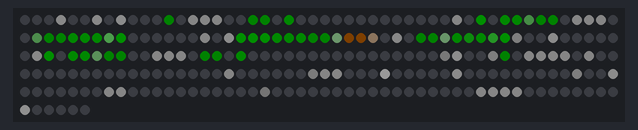
The program below on a simulated ESP8266 board running MicroPython. On the bench: 256 RGB LEDs in strip order, left to right, continuing on the next row. Dim RGB values are drawn brighter than linear; random numbers come from a fixed seed.

Above: at 10.53 s.
At 11.4 s:
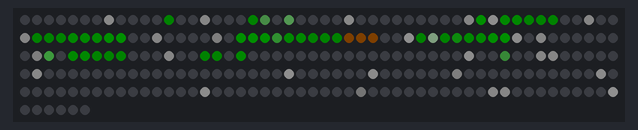
At 29.19 s:
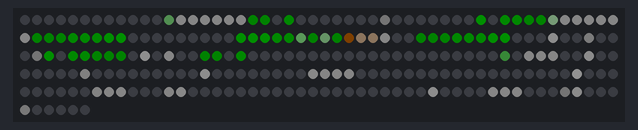
At 29.8 s:
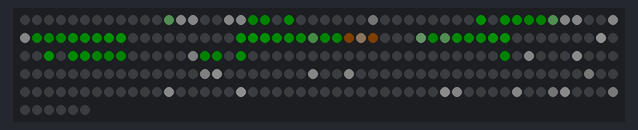
At 38.89 s:
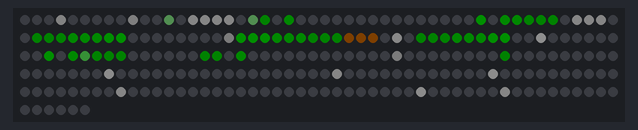

The program:

snowflake.py
```python
from machine import Pin
import neopixel
import random
from time import sleep_ms

npd=[
0x000000, 0x060000, 0x000000, 0x000000,
0x000000, 0x000000, 0x000000, 0x000000,
0x000000, 0x000000, 0x000000, 0x000000,
0x0A0000, 0x060000, 0x000060, 0x000000,
0x000000, 0x060000, 0x060060, 0x0A00A0,
0x0F0000, 0x000000, 0x000000, 0x000000,
0x000000, 0x000000, 0x0F0000, 0x0A00F0,
0x0A00A0, 0x060060, 0x000060, 0x000000,
0x024024, 0x060024, 0x060060, 0x0A00A0,
0x0F00A0, 0x0F00F0, 0x000000, 0x000000,
0x000000, 0x000000, 0x0F0000, 0x0A00F0,
0x0A00A0, 0x060060, 0x000060, 0x000000,
0x000000, 0x060000, 0x060060, 0x0A00A0,
0x0F0000, 0x000000, 0x000000, 0x000000,
0x000000, 0x000000, 0x000000, 0x000000,
0x0A0000, 0x060000, 0x000060, 0x000000,
0x000000, 0x060000, 0x000000, 0x000000,
0x000000, 0x000000, 0x000000, 0x000000,
0x000000, 0x000000, 0x000000, 0x000000,
0x000000, 0x000000, 0x000000, 0x000000,
0x000000, 0x000000, 0x000000, 0x000000,
0x000000, 0x000000, 0x000000, 0x000000,
0x000000, 0x000000, 0x000000, 0x000000,
0x000000, 0x000000, 0x000000, 0x000000,
0x000000, 0x000000, 0x000000, 0x000000,
0x000000, 0x000000, 0x000000, 0x000000,
0x000000, 0x000000, 0x000000, 0x000000,
0x000000, 0x000000, 0x000000, 0x000000,
0x000000, 0x000000, 0x000000, 0x000000,
0x000000, 0x000000, 0x000000, 0x000000,
0x000000, 0x000000, 0x000000, 0x000000,
0x000000, 0x000000, 0x000000, 0x000000,
]

class snowflake:
    def __init__(self, pin, npd, pileup=0, TH=32, perc=50, mpt=3, delay=50):
        self.np = neopixel.NeoPixel(pin, 256)
        self.img(npd)
        self.pileup = pileup
        self.TH = TH
        self.perc = perc
        self.mpt = mpt
        self.delay = delay
        self.snow = [] # 0: row, 1: col, 2:bright
        self.pile = [[0]*16,[0]*16,[0]*16,[0]*16,[TH]*16]

    def rand(self, n):
        return random.getrandbits(16)%n

    def clear(self):
        self.np.fill((0,0,0))
        self.np.write()

    def set(self, row, col, color):
        if col%2:
            self.np[col*16+15-row] = color
        else:
            self.np[col*16+row] = color

    def get(self, row, col):
        if col%2:
            return self.np[col*16+15-row]
        else:
            return self.np[col*16+row]

    def ColorOverlay(self, row, col, color, add):
        c = self.get(row, col)
        if add:
            self.set(row, col, [c[0]+color[0],c[1]+color[1],c[2]+color[2]])
        else:
            self.set(row, col, [c[0]-color[0],c[1]-color[1],c[2]-color[2]])

    def img(self,dat,pos=0,update=1):
        for x in range(16):
            for y in range(8):
                if ((x+pos)*8)>=len(dat):
                    self.np[x*16+y*2]=(0,0,0)
                    self.np[x*16+y*2+1]=(0,0,0)
                else:
                    t=dat[(x+pos)*8+y]
                    r=t%16
                    g=(t>>4)%16
                    b=(t>>8)%16
                    if pos%2:
                        self.np[x*16+y*2]=(r,g,b)
                    else:
                        self.np[x*16+15-y*2]=(r,g,b)
                    r=(t>>12)%16
                    g=(t>>16)%16
                    b=(t>>20)%16
                    if pos%2:
                        self.np[x*16+y*2+1]=(r,g,b)
                    else:
                        self.np[x*16+14-y*2]=(r,g,b)
        if update:
            self.np.write()

    def _line(self):
        for i in range(16):
            if self.pile[3][i]<self.TH:
                return
        for i in range(16):
            self.ColorOverlay(15,i,[16,0,0],1)
        self.np.write()
        sleep_ms(500)
        for i in range(16):
            self.ColorOverlay(15,i,[16,0,0],0)

        for j in range(3):
            for i in range(16):
                if self.pile[3-j][i]>=self.TH:
                    self.ColorOverlay(15-j,i,[8,8,8],0)
            self.np.write()
            sleep_ms(100)
            for i in range(16):
                self.pile[3-j][i]=self.pile[2-j][i]
                if self.pile[3-j][i]>=self.TH:
                    self.ColorOverlay(15-j,i,[8,8,8],1)
            self.np.write()
            sleep_ms(100)
        for i in range(16):
            if self.pile[0][i]>=self.TH:
                self.ColorOverlay(12,i,[8,8,8],0)
        self.pile[0]=[0]*16

    def _del(self):
        n = len(self.snow)
        if self.pileup:
            for i in range(n):
                c = self.snow[n-1-i]
                row = c[0]
                col = c[1]
                if row<12:
                    continue
                if col == 0:
                    a = 1
                    b = self.pile[row-11][col+1]>=self.TH
                elif col == 15:
                    a = self.pile[row-11][col-1]>=self.TH
                    b = 1
                else:
                    a = self.pile[row-11][col-1]>=self.TH
                    b = self.pile[row-11][col+1]>=self.TH
                if self.pile[row-11][col]>=self.TH:
                    self.ColorOverlay(c[0],c[1],[c[2],c[2],c[2]],0)
                    if a and b:
                        if self.pile[row-12][col]<self.TH:
                            self.pile[row-12][col]+=c[2]
                            if self.pile[row-12][col]>=self.TH:
                                self.ColorOverlay(c[0],c[1],[8,8,8],1)
                                self._line()
                    self.snow.pop(n-1-i)
        else:
            for i in range(n):
                c = self.snow[n-1-i]
                if c[0] > 14:
                    self.ColorOverlay(c[0],c[1],[c[2],c[2],c[2]],0)
                    self.snow.pop(n-1-i)

    def _new(self):
        if self.rand(100)<=self.perc:
            for i in range(self.mpt):
                self.snow.append([-1, self.rand(16), self.rand(15)+1])

    def _fall(self):
        for i in range(len(self.snow)):
            c=self.snow[i]
            if c[0]>-1:
                self.ColorOverlay(c[0],c[1],[c[2],c[2],c[2]],0)
            c[0] += 1
            c[1] += 1-self.rand(3)
            c[1]=max(0, min(c[1], 15))
            self.ColorOverlay(c[0],c[1],[c[2],c[2],c[2]],1)

    def start(self):
        while True:
            if len(self.snow) > 0:
                self._fall()
                self.np.write()
                self._del()

            self._new()
            sleep_ms(self.delay)


np = snowflake(Pin(2), npd, pileup=1)
np.start()
```
